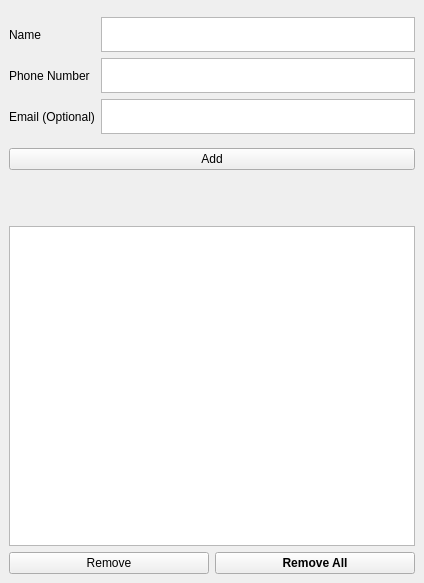
<?xml version="1.0" encoding="UTF-8"?>
<ui version="4.0">
 <class>MainWindow</class>
 <widget class="QMainWindow" name="MainWindow">
  <property name="geometry">
   <rect>
    <x>0</x>
    <y>0</y>
    <width>424</width>
    <height>583</height>
   </rect>
  </property>
  <property name="windowTitle">
   <string>MainWindow</string>
  </property>
  <widget class="QWidget" name="centralwidget">
   <layout class="QVBoxLayout" name="verticalLayout_4">
    <item>
     <layout class="QVBoxLayout" name="verticalLayout_3">
      <item>
       <layout class="QHBoxLayout" name="horizontalLayout">
        <item>
         <layout class="QVBoxLayout" name="verticalLayout">
          <item>
           <widget class="QLabel" name="nameLabel">
            <property name="text">
             <string>Name</string>
            </property>
           </widget>
          </item>
          <item>
           <widget class="QLabel" name="phoneLabel">
            <property name="text">
             <string>Phone Number</string>
            </property>
           </widget>
          </item>
          <item>
           <widget class="QLabel" name="emailLabel">
            <property name="text">
             <string>Email (Optional)</string>
            </property>
           </widget>
          </item>
         </layout>
        </item>
        <item>
         <layout class="QVBoxLayout" name="verticalLayout_2">
          <item>
           <widget class="QPlainTextEdit" name="nameTxt">
            <property name="sizePolicy">
             <sizepolicy hsizetype="Preferred" vsizetype="Preferred">
              <horstretch>0</horstretch>
              <verstretch>0</verstretch>
             </sizepolicy>
            </property>
            <property name="maximumSize">
             <size>
              <width>16777215</width>
              <height>35</height>
             </size>
            </property>
            <property name="frameShadow">
             <enum>QFrame::Shadow::Sunken</enum>
            </property>
            <property name="midLineWidth">
             <number>0</number>
            </property>
            <property name="verticalScrollBarPolicy">
             <enum>Qt::ScrollBarPolicy::ScrollBarAlwaysOff</enum>
            </property>
            <property name="horizontalScrollBarPolicy">
             <enum>Qt::ScrollBarPolicy::ScrollBarAlwaysOff</enum>
            </property>
            <property name="sizeAdjustPolicy">
             <enum>QAbstractScrollArea::SizeAdjustPolicy::AdjustToContents</enum>
            </property>
            <property name="tabChangesFocus">
             <bool>true</bool>
            </property>
            <property name="lineWrapMode">
             <enum>QPlainTextEdit::LineWrapMode::WidgetWidth</enum>
            </property>
            <property name="overwriteMode">
             <bool>false</bool>
            </property>
            <property name="maximumBlockCount">
             <number>10</number>
            </property>
           </widget>
          </item>
          <item>
           <widget class="QPlainTextEdit" name="phoneTxt">
            <property name="maximumSize">
             <size>
              <width>16777215</width>
              <height>35</height>
             </size>
            </property>
            <property name="verticalScrollBarPolicy">
             <enum>Qt::ScrollBarPolicy::ScrollBarAlwaysOff</enum>
            </property>
            <property name="horizontalScrollBarPolicy">
             <enum>Qt::ScrollBarPolicy::ScrollBarAlwaysOff</enum>
            </property>
            <property name="sizeAdjustPolicy">
             <enum>QAbstractScrollArea::SizeAdjustPolicy::AdjustToContents</enum>
            </property>
            <property name="tabChangesFocus">
             <bool>true</bool>
            </property>
            <property name="maximumBlockCount">
             <number>10</number>
            </property>
           </widget>
          </item>
          <item>
           <widget class="QPlainTextEdit" name="emailTxt">
            <property name="maximumSize">
             <size>
              <width>16777215</width>
              <height>35</height>
             </size>
            </property>
            <property name="verticalScrollBarPolicy">
             <enum>Qt::ScrollBarPolicy::ScrollBarAlwaysOff</enum>
            </property>
            <property name="horizontalScrollBarPolicy">
             <enum>Qt::ScrollBarPolicy::ScrollBarAlwaysOff</enum>
            </property>
            <property name="sizeAdjustPolicy">
             <enum>QAbstractScrollArea::SizeAdjustPolicy::AdjustToContents</enum>
            </property>
            <property name="tabChangesFocus">
             <bool>true</bool>
            </property>
            <property name="maximumBlockCount">
             <number>10</number>
            </property>
           </widget>
          </item>
         </layout>
        </item>
       </layout>
      </item>
      <item>
       <widget class="QPushButton" name="addBtn">
        <property name="text">
         <string>Add</string>
        </property>
       </widget>
      </item>
      <item>
       <spacer name="verticalSpacer">
        <property name="orientation">
         <enum>Qt::Orientation::Vertical</enum>
        </property>
        <property name="sizeType">
         <enum>QSizePolicy::Policy::Minimum</enum>
        </property>
        <property name="sizeHint" stdset="0">
         <size>
          <width>20</width>
          <height>40</height>
         </size>
        </property>
       </spacer>
      </item>
     </layout>
    </item>
    <item>
     <widget class="QTableWidget" name="phoneBookTable">
      <property name="sizePolicy">
       <sizepolicy hsizetype="Preferred" vsizetype="Preferred">
        <horstretch>0</horstretch>
        <verstretch>0</verstretch>
       </sizepolicy>
      </property>
      <property name="minimumSize">
       <size>
        <width>300</width>
        <height>320</height>
       </size>
      </property>
      <property name="verticalScrollBarPolicy">
       <enum>Qt::ScrollBarPolicy::ScrollBarAlwaysOff</enum>
      </property>
      <property name="sizeAdjustPolicy">
       <enum>QAbstractScrollArea::SizeAdjustPolicy::AdjustToContents</enum>
      </property>
      <property name="autoScroll">
       <bool>false</bool>
      </property>
      <property name="dragEnabled">
       <bool>true</bool>
      </property>
      <property name="dragDropMode">
       <enum>QAbstractItemView::DragDropMode::DragDrop</enum>
      </property>
      <property name="selectionMode">
       <enum>QAbstractItemView::SelectionMode::ContiguousSelection</enum>
      </property>
      <property name="verticalScrollMode">
       <enum>QAbstractItemView::ScrollMode::ScrollPerItem</enum>
      </property>
     </widget>
    </item>
    <item>
     <layout class="QHBoxLayout" name="horizontalLayout_2">
      <item>
       <widget class="QPushButton" name="removeBtn">
        <property name="text">
         <string>Remove</string>
        </property>
       </widget>
      </item>
      <item>
       <widget class="QPushButton" name="removeAllBtn">
        <property name="font">
         <font>
          <bold>true</bold>
         </font>
        </property>
        <property name="cursor">
         <cursorShape>ArrowCursor</cursorShape>
        </property>
        <property name="mouseTracking">
         <bool>false</bool>
        </property>
        <property name="focusPolicy">
         <enum>Qt::FocusPolicy::WheelFocus</enum>
        </property>
        <property name="text">
         <string>Remove All</string>
        </property>
        <property name="checkable">
         <bool>false</bool>
        </property>
       </widget>
      </item>
     </layout>
    </item>
   </layout>
  </widget>
 </widget>
 <resources/>
 <connections/>
</ui>
